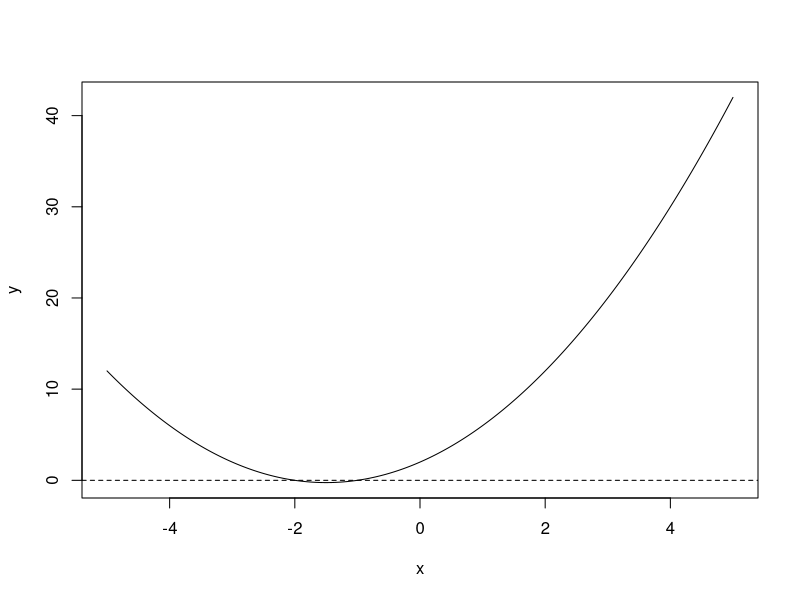

This chart was generated by the following R code:
## ---- chunk 1
#| echo: false

a <- 1
b <- 3
c <- 2

D <- b^2 - 4*a*c
## ---- chunk 2
#| echo: false
#| output: false
w <- if (D > 0) {
  s1 <- (-b + sqrt(b^2 - 4*a*c)) / (2*a)
  s2 <- (-b - sqrt(b^2 - 4*a*c)) / (2*a) 
  print(paste(sprintf("there are two solutions! The solutions are: %d, %d", s1, s2)))
} else if(D == 0) {
  s1 <- (-b + sqrt(b^2 - 4*a*c)) / (2*a)
  print(paste(sprintf("there is one solution! The solution is: %d", s1)))
} else {
    print(paste("there are no solutions.")) }
## ---- chunk 3
#| echo: false
invisible({
x <- seq(-5, 5, length  = 300)
plot(x, a*x^2 + b*x + c, type = "l", ylab = "y") +
abline(h = 0, lty = 2)})
